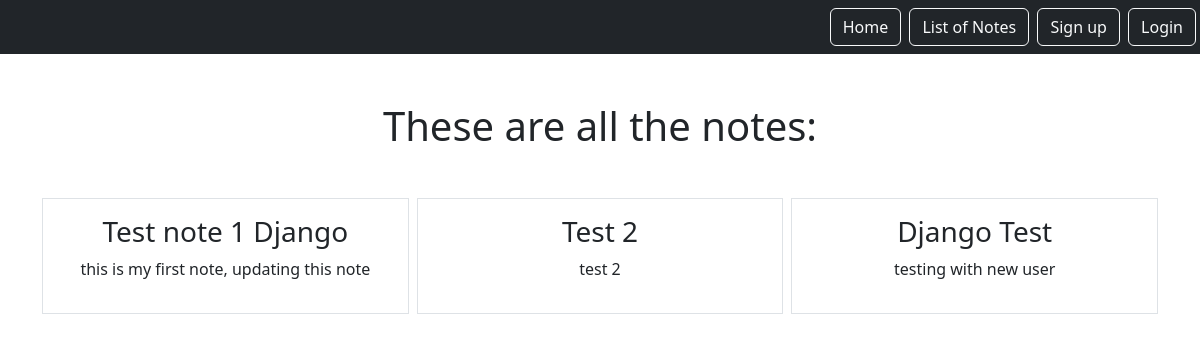
Before: /project/all/notes with the older database file.
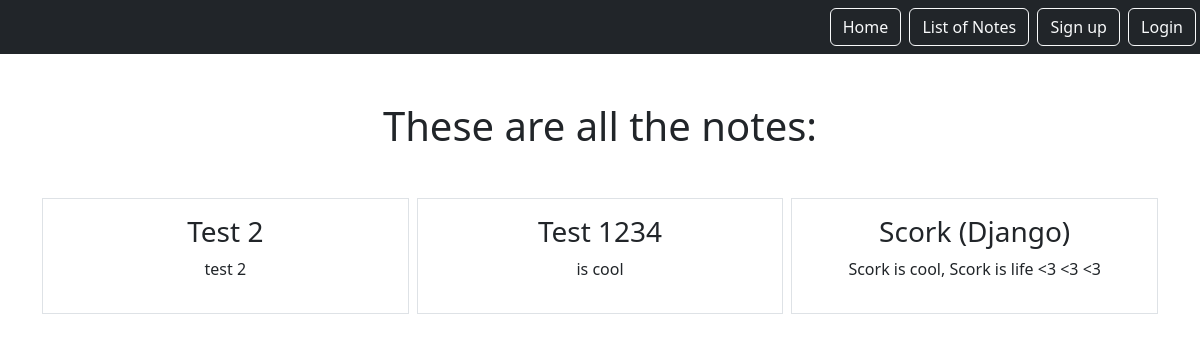
After: the same page with the newer database file.
### notes/models.py (models this page shows)
class Notes(models.Model):
    title = models.CharField(max_length=200)
    text = models.TextField()
    created = models.DateTimeField(auto_now_add=True)
    user = models.ForeignKey(User,on_delete=models.CASCADE, related_name='notes')

### notes/views.py (the view)
# urls.py: path('all/notes', views.NotesAllListView.as_view(), name="notes.all"),
class NotesAllListView(ListView):
    model= Notes
    context_object_name = 'notes'
    template_name = 'notes/notes_all_list.html'
    def get_queryset(self):
        return Notes.objects.all()

### notes/templates/notes/notes_all_list.html
{% extends 'base.html' %}
{% block content %}
        <h1 class="my-5">These are all the notes:</h1>
        <div class="row row-cols3 g-2">
            {% for note in notes %}
            <div class="col">
                <div class="p-3 border">
                    <h3>{{ note.title }}</h3>
                    <p>{{ note.text }}</p>
                </div>
            </div>
            {% endfor %}
        </div>
{% endblock%}

### static/templates/base.html (shortened to what this page needs)
{% load static %}
<html>
    <head>
        <link rel="stylesheet" type="text/css" href="{% static 'css/style.css' %}">
        <link href="https://cdn.jsdelivr.net/npm/bootstrap@5.3.0-alpha2/dist/css/bootstrap.min.css" rel="stylesheet">
    </head>
    <body>
        <nav class="navbar navbar-dark bg-dark">
            <div class="ms-auto">
                {% if user.is_authenticated %}
                <a href="{% url 'notes.list' %}"class="btn btn-outline-light me-1">Home</a>
                <a href="{% url 'notes.all' %}"class="btn btn-outline-light me-1">List of Notes</a>
                <a href="{% url 'notes.new' %}"class="btn btn-outline-light me-1">Create</a>
                <a href="{% url 'home.logout' %}" class="btn btn-outline-light me-1">Logout</a>
                {% else %}
                <a href="{% url 'home.home' %}"class="btn btn-outline-light me-1">Home</a>
                <a href="{% url 'notes.all' %}"class="btn btn-outline-light me-1">List of Notes</a>
                <a href="{% url 'home.register' %}"class="btn btn-outline-light me-1">Sign up</a>
                <a href="{% url 'home.login' %}" class="btn btn-outline-light me-1">Login</a>
                {% endif %}
            </div>
        </nav>
        <div class="my-5 text-center container">
            {% block content %}
            {% endblock %}
        </div>
    </body>
</html>

Changed rows visible on the page:
removed Notes: title "Test note 1 Django", text "this is my first note, updating this note"
changed Notes: title "Django Test" → "Test 1234"; text "testing with new user" → "is cool"
added Notes: title "Scork (Django)", text "Scork is cool, Scork is life <3 <3 <3"
